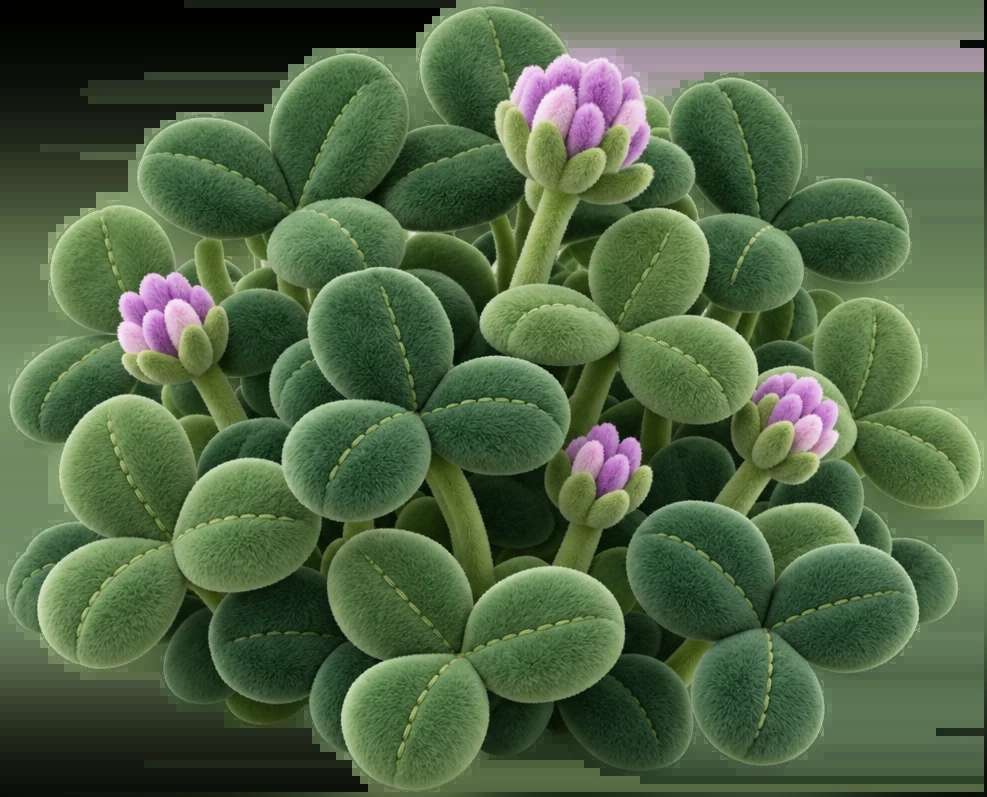
#> input picture assets/crops/alfalfa.webp, 987 x 797 px
$ python -i make_sprites.py   (imports and definitions only)
#> lines starting #> are read from the running program, lines starting #| are printed output that depends on the picture; after the words box and inside, x2 and y2 are one past the last pixel; in counts of white or black regions, pixels touching at a corner belong together
"""从 NICI 官方商品图生成游戏立绘（透明底）。

为什么要这条路线：要 100% 还原官方造型，最准的素材就是官方商品图本身，
而不是让生成模型去模仿。难点在于**白底 + 白色毛绒**几乎不可分，
所以不能靠颜色阈值（实测前景只剩 0.3%，玩偶被整块吃掉），
必须靠 GrabCut 做颜色建模 + 迭代。

三个关键处理：
1. GrabCut 抠图（容差法在白底白玩偶上必败）
2. 投影清除：官方图底部有柔和投影，抠下来会变成白色糊块。
   用**局部方差**区分 —— 毛绒有细密纹理（方差高），投影是平滑的（方差低）。
   再限定在下方区域，避免误伤同样又白又平滑的眼片。
3. 几何归一：裁到内容边界 → 统一画布比例 → 底部对齐 → 定高缩放。
   与 tools/optimize_assets.py 输出规格一致，游戏侧无需改布局。

用法：
    py -3 tools/make_sprites.py            # 处理候选并出联览图
    py -3 tools/make_sprites.py --final    # 按 FINAL 选定输出 assets/opt/
"""
from __future__ import annotations

import argparse
import io
import sys
from pathlib import Path

import cv2
import numpy as np

# [1 line not run here, left out]

ROOT = Path(__file__).resolve().parent.parent
SRC = ROOT / "_research" / "products"
WORK = ROOT / "_research" / "sprites"
FINAL_OUT = ROOT / "assets" / "opt"

CANVAS_ASPECT = 0.92   # 与 optimize_assets.py 保持一致
OUT_HEIGHT = 640


# ---------------------------------------------------------------- 读写（绕开中文路径）

def imread_u(path: Path):
    try:
        buf = np.fromfile(str(path), dtype=np.uint8)
    except OSError:
        return None
    return cv2.imdecode(buf, cv2.IMREAD_COLOR) if buf.size else None


# [7 lines left out: function imwrite_u, not called in this run]


# ---------------------------------------------------------------- 抠图

def grabcut_foreground(bgr, margin: int = 6, iters: int = 5) -> np.ndarray | None:
    """GrabCut 前景掩码。四边一圈标为确定背景，其余先当"可能前景"。"""
    h, w = bgr.shape[:2]
    mask = np.full((h, w), cv2.GC_PR_FGD, np.uint8)
    mask[:margin, :] = cv2.GC_BGD
    mask[-margin:, :] = cv2.GC_BGD
    mask[:, :margin] = cv2.GC_BGD
    mask[:, -margin:] = cv2.GC_BGD

    bgd = np.zeros((1, 65), np.float64)
    fgd = np.zeros((1, 65), np.float64)
    try:
        cv2.grabCut(bgr, mask, None, bgd, fgd, iters, cv2.GC_INIT_WITH_MASK)
    except cv2.error:
        return None
    return np.isin(mask, [cv2.GC_FGD, cv2.GC_PR_FGD]).astype(np.uint8)


def break_thin_links(fg: np.ndarray, k: int = 3) -> np.ndarray:
    """形态学开运算，切断钥匙扣链条这类细连接。

    只腐蚀不掉玩偶本体 —— 链条约 2~4px，玩偶最细处（角、耳）也远粗于此。
    开运算后再闭运算补回开运算削掉的边缘。
    """
    kernel = cv2.getStructuringElement(cv2.MORPH_ELLIPSE, (k, k))
    opened = cv2.morphologyEx(fg, cv2.MORPH_OPEN, kernel, iterations=1)
    return cv2.morphologyEx(opened, cv2.MORPH_CLOSE, kernel, iterations=2)


def keep_largest(fg: np.ndarray, min_frac: float = 0.02):
    """只保留最大的连通块。返回 (掩码, 大块数量, 最大块占比)。"""
    n, lab, stats, _ = cv2.connectedComponentsWithStats(fg, 8)
    if n <= 1:
        return fg, 0, 0.0
    h, w = fg.shape
    areas = sorted(((stats[i, cv2.CC_STAT_AREA], i) for i in range(1, n)), reverse=True)
    big = [(a, i) for a, i in areas if a > h * w * min_frac]
    if not big:
        return fg, 0, 0.0
    keep = big[0][1]
    return (lab == keep).astype(np.uint8), len(big), big[0][0] / (h * w)


def fill_holes(fg: np.ndarray) -> np.ndarray:
    """填充前景内部孔洞（白肚皮、眼片容易被误判成背景）。"""
    h, w = fg.shape
    ff = fg.copy()
    m = np.zeros((h + 2, w + 2), np.uint8)
    cv2.floodFill(ff, m, (0, 0), 1)
    return np.clip(fg + (ff == 0).astype(np.uint8), 0, 1)


def drop_shadow(fg: np.ndarray, bgr: np.ndarray,
                std_thr: float = 25.0, gray_thr: int = 235,
                sat_thr: int = 30, bottom_frac: float = 0.45) -> np.ndarray:
    """去掉底部的柔和投影。

    实测结论（tools/tune_shadow.py）：本体与投影的**局部方差几乎相同**
    （中位都是 1.6），方差分不开两者 —— 真正起作用的是亮度阈值。
    所以 std_thr 给得较宽（不让它误伤绒布纹理），靠 gray_thr 做主要判据；
    sat_thr 用来保住粉色鬃毛/嘴部这类有饱和度的部位。

    只在下半个画面动手：眼片同样是"又白又平滑"，靠区域限制保住它们。
    """
    h, w = fg.shape
    gray = cv2.cvtColor(bgr, cv2.COLOR_BGR2GRAY).astype(np.float32)
    sat = cv2.cvtColor(bgr, cv2.COLOR_BGR2HSV)[:, :, 1]

    mean = cv2.boxFilter(gray, -1, (9, 9))
    sq = cv2.boxFilter(gray * gray, -1, (9, 9))
    std = np.sqrt(np.maximum(sq - mean * mean, 0))

    ys, xs = np.where(fg > 0)
    if len(ys) == 0:
        return fg
    y0, y1 = ys.min(), ys.max()
    cut = y0 + int((y1 - y0) * (1 - bottom_frac))

    region = np.zeros((h, w), bool)
    region[cut:, :] = True

    shadow = region & (fg > 0) & (std < std_thr) & (gray > gray_thr) & (sat < sat_thr)
    out = fg.copy()
    out[shadow] = 0
    # 注意：这里**不能**再调 fill_holes —— 如果投影块被前景包住，
    # 补洞会把它当成"内部空洞"重新填回来，正好抵消掉删除效果。
    return out


def matte(path: Path):
    """完整抠图。返回 (RGBA, 诊断信息)。"""
    bgr = imread_u(path)
#> in imread_u, returned value is the input picture: shape (797, 987, 3); mean B, G, R 69, 101.5, 80.2
    if bgr is None:
        return None, {"error": "读取失败"}

    fg = grabcut_foreground(bgr)
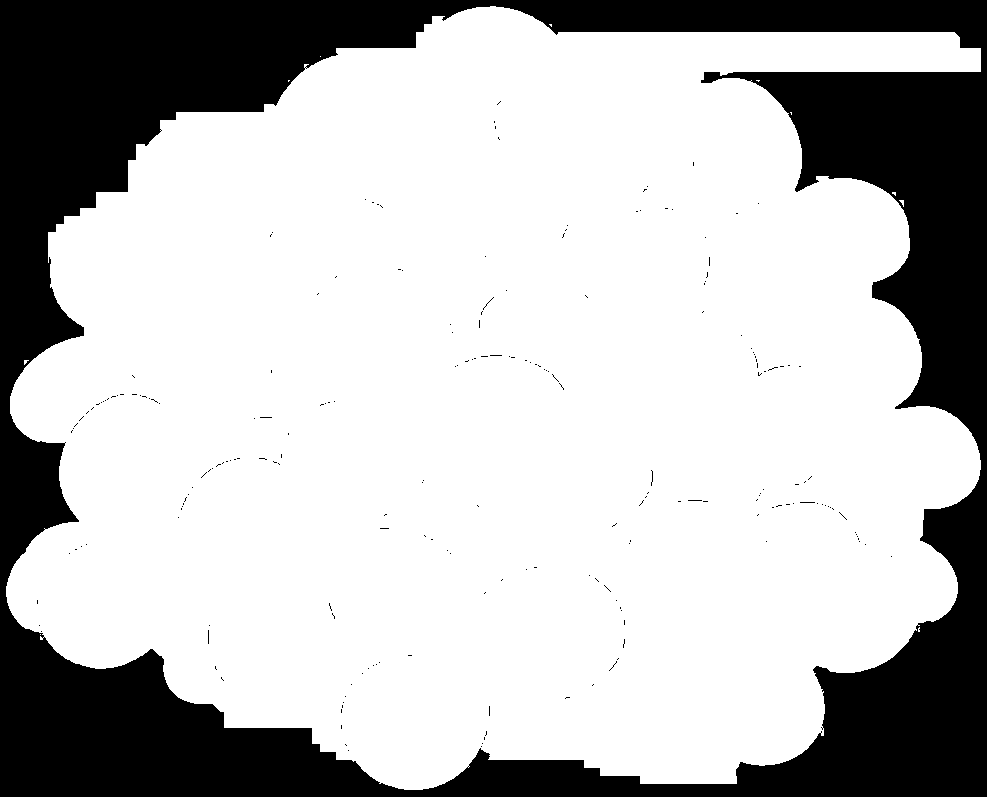
#> fg: shape (797, 987); values 0 (black) and 1 (white), 73.4% white; 216 black regions (215 under 20 px), largest, box (x1, y1, x2, y2) and area: (0, 0, 987, 797) 208245
    if fg is None or fg.sum() == 0:
        return None, {"error": "GrabCut 失败"}

    fg = break_thin_links(fg)
#> in break_thin_links, `opened = cv2.morphologyEx(fg, cv2.MORPH_OPEN, kernel, iterations=1)`: opened: shape (797, 987); values 0 (black) and 1 (white), 73.4% white; 215 black regions (214 under 20 px), largest, box (x1, y1, x2, y2) and area: (0, 0, 987, 797) 208386
#> in break_thin_links, `return cv2.morphologyEx(opened, cv2.MORPH_CLOSE, kernel, iterations=2)`: returned value: shape (797, 987); values 0 (black) and 1 (white), 73.5% white; 2 black regions, box (x1, y1, x2, y2) and area: (0, 0, 987, 797) 208041, (702, 72, 722, 83) 157
    fg, big_count, big_frac = keep_largest(fg)
#> in keep_largest, `n, lab, stats, _ = cv2.connectedComponentsWithStats(fg, 8)`: n = 2; stats = [[0, 0, 987, 797, 208198], [6, 6, 975, 784, 578441]]
#> in keep_largest, `areas = sorted(((stats[i, cv2.CC_STAT_AREA], i) for i in range(1, n)),..`: areas = [(578441, 1)]
#> in keep_largest, `keep = big[0][1]`: keep = 1
#> big_count = 1; big_frac = 0.735
    fg = fill_holes(fg)
#> in fill_holes, `cv2.floodFill(ff, m, (0, 0), 1)`: ff: shape (797, 987); values 0 (black) and 1 (white), 100% white; 1 black region, box (x1, y1, x2, y2) and area: (702, 72, 722, 83) 157
#> in fill_holes, `return np.clip(fg + (ff == 0).astype(np.uint8), 0, 1)`: returned value: shape (797, 987); values 0 (black) and 1 (white), 73.6% white; 1 black region, box (x1, y1, x2, y2) and area: (0, 0, 987, 797) 208041
    fg = drop_shadow(fg, bgr)
#> in drop_shadow, `sat = cv2.cvtColor(bgr, cv2.COLOR_BGR2HSV)[:, :, 1]`:
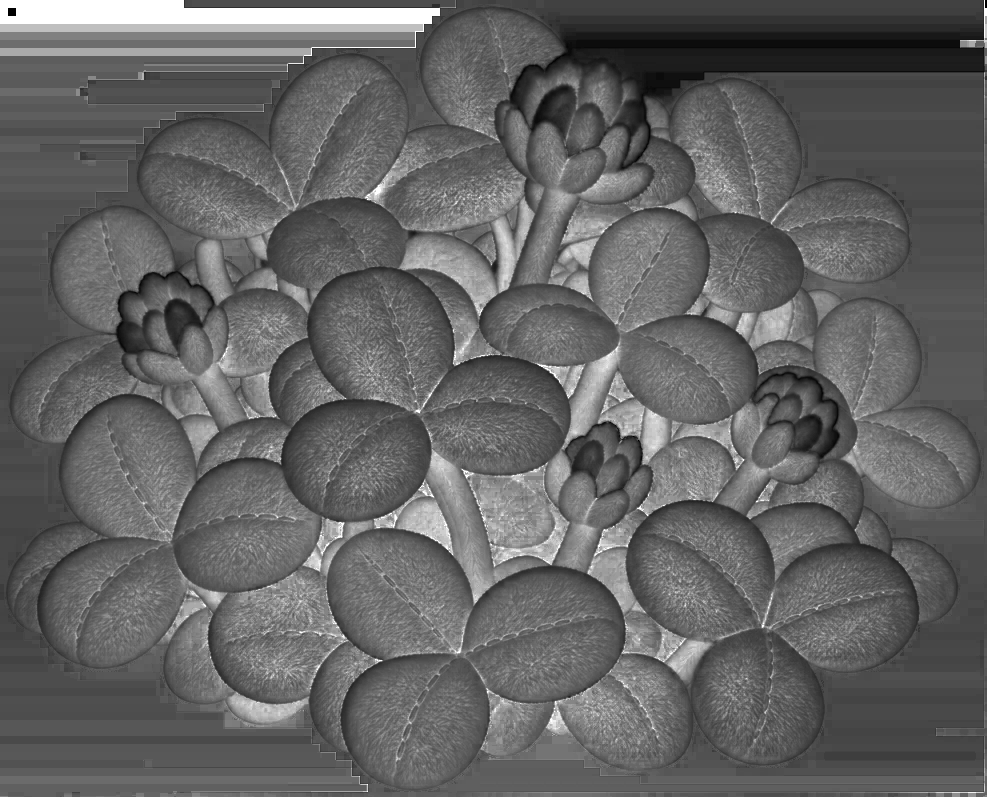
#> sat: shape (797, 987); min 0, max 255, mean 99.4
#> in drop_shadow, `mean = cv2.boxFilter(gray, -1, (9, 9))`:
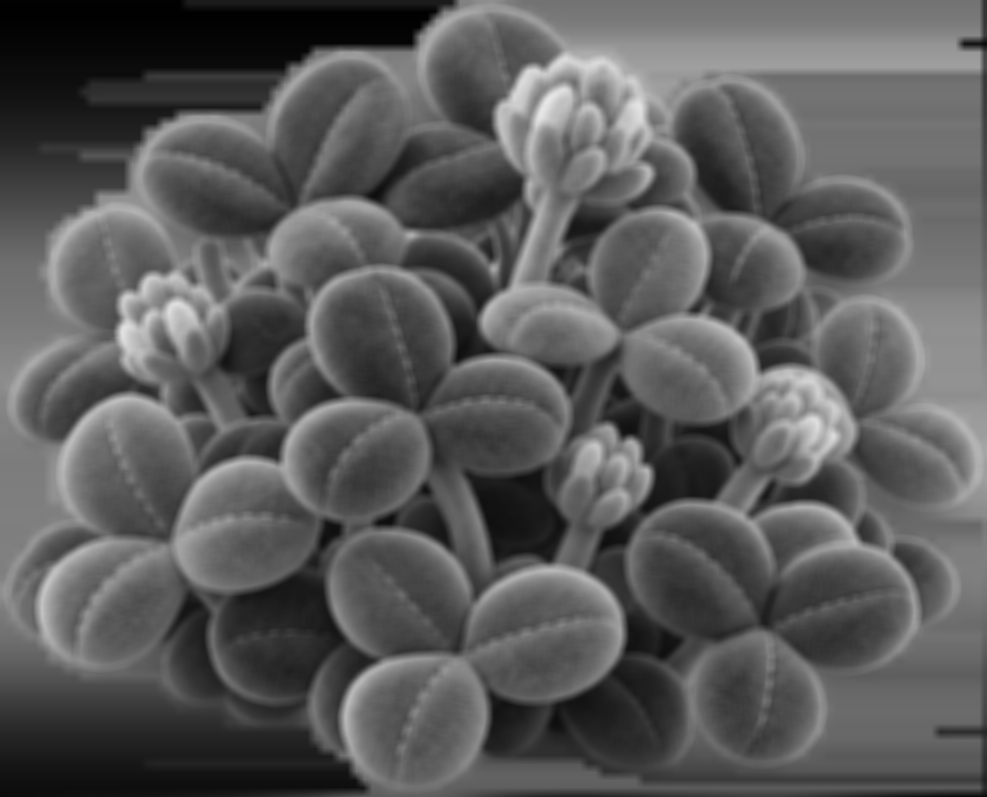
#> mean: shape (797, 987) float32; min 1.11, max 231.4, mean 91.4
#> in drop_shadow, `sq = cv2.boxFilter(gray * gray, -1, (9, 9))`:
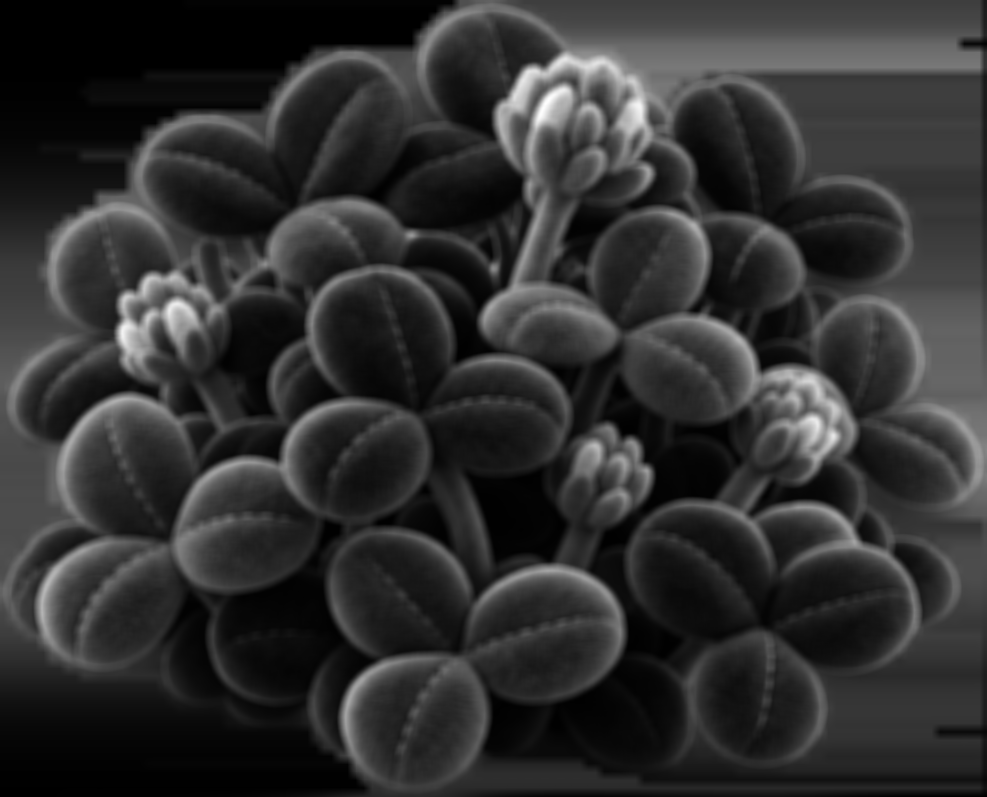
#> sq: shape (797, 987) float32; min 1.33, max 53637.8, mean 10294.3; drawn with min black and max white
#> in drop_shadow, `std = np.sqrt(np.maximum(sq - mean * mean, 0))`:
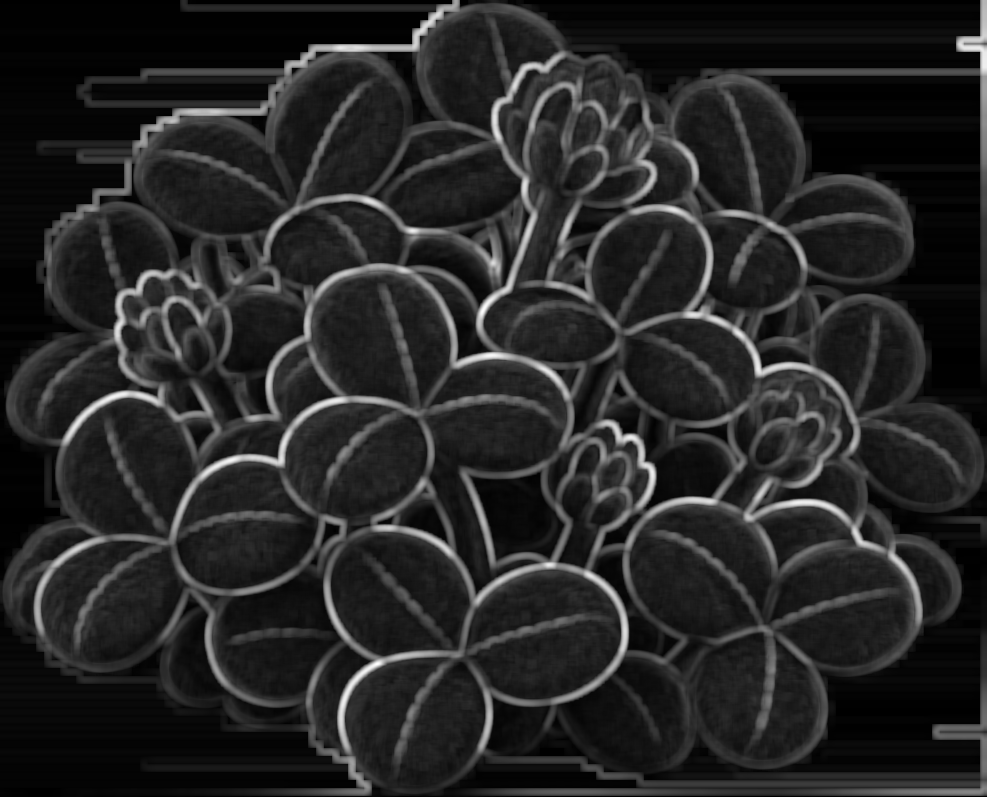
#> std: shape (797, 987) float32; min 0, max 79.13, mean 12; drawn with min black and max white
#> in drop_shadow, `y0, y1 = ys.min(), ys.max()`: y0 = 6; y1 = 789
#> in drop_shadow, `cut = y0 + int((y1 - y0) * (1 - bottom_frac))`: cut = 436
#> in drop_shadow, `shadow = region & (fg > 0) & (std < std_thr) & (gray > gray_thr) & (sa..`: shadow: shape (797, 987) bool; every value is 0

    alpha = (fg * 255).astype(np.uint8)
    alpha = cv2.GaussianBlur(alpha, (5, 5), 0)

    ys, xs = np.where(alpha > 24)
    if len(ys) == 0:
        return None, {"error": "抠完是空的"}
    box = (xs.min(), ys.min(), xs.max() + 1, ys.max() + 1)
#> box = (5, 5, 982, 791)

    rgba = cv2.cvtColor(bgr, cv2.COLOR_BGR2BGRA)
    rgba[:, :, 3] = alpha
    info = {
        "fg_ratio": float((alpha > 127).mean()),
        "big_blocks": big_count,
        "big_frac": big_frac,
        "edge_px": int(np.count_nonzero((alpha > 20) & (alpha < 235))),
        "bbox": box,
    }
#> info = {'fg_ratio': 0.736, 'big_blocks': 1, 'big_frac': 0.735, 'edge_px': 9524, 'bbox': (5, 5, 982, 791)}
    return rgba, info


# ---------------------------------------------------------------- 几何归一

# [55 lines left out: functions normalize, checkerboard, contact_sheet, not called in this run]


# ---------------------------------------------------------------- 候选

# 联览图里看起来是独立玩偶（非周边、非抱枕）的编号
CANDIDATES = [0, 7, 10, 18, 20, 23, 24, 27, 30, 31, 32, 35]

# ---------------------------------------------------------------- 最终选定的素材

# 游戏角色 id -> (商品图编号, 裁掉顶部比例)
#
# 编号来自 tools/batch_matte.py 打出的带编号联览图（_research/matte_all.jpg）。
# 选的都是**独立玩偶、无钥匙扣挂环、构图完整**的那几张 ——
# 钥匙扣款式顶部有金属环，游戏里独角兽站在草地上，顶个环很怪，
# 所以要么选无环的，要么把环连同一段挂链裁掉（crop_top）。
FINAL = {
    # 米白身体 + 粉鬃毛，大体型四分之三视角，姿态最好的一张
    "unicorn_bubble": (20, 0.0),
    # 米白身体 + 青蓝鬃毛，是官方线里唯一的冷色款；顶部有金属环，裁掉
    "unicorn_cloudy": (0, 0.30),
    # 粉色亮片
    "unicorn_peachy": (29, 0.0),
    # 深灰亮片 + 粉鬃毛
    "unicorn_dreamy": (30, 0.0),
}


# [35 lines left out: function produce_final, not called in this run]


def files_sorted():
    return sorted(SRC.glob("p*"))


# [39 lines left out: function main, not called in this run]


# [2 lines not run here, left out]

>>> result = matte('../assets/crops/alfalfa.webp')
